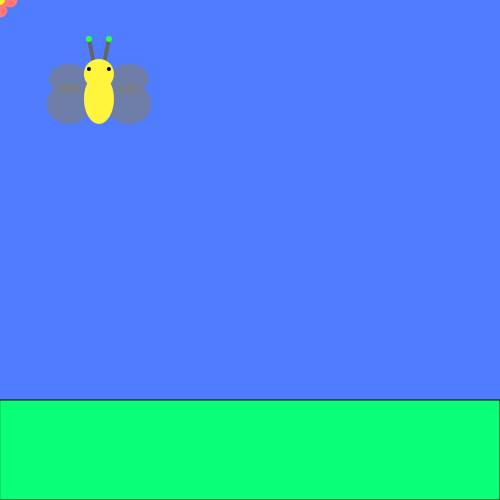
Frame 1 (no input)
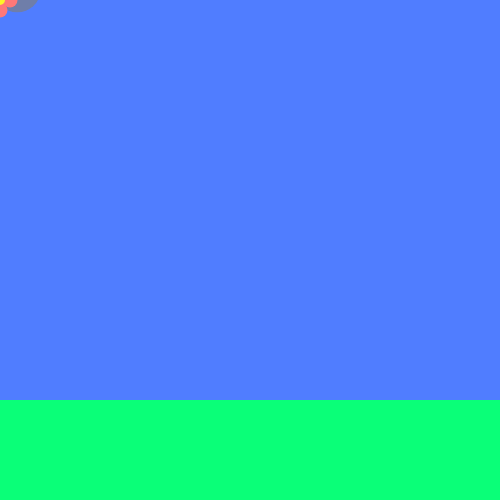
Frame 60 (no input)
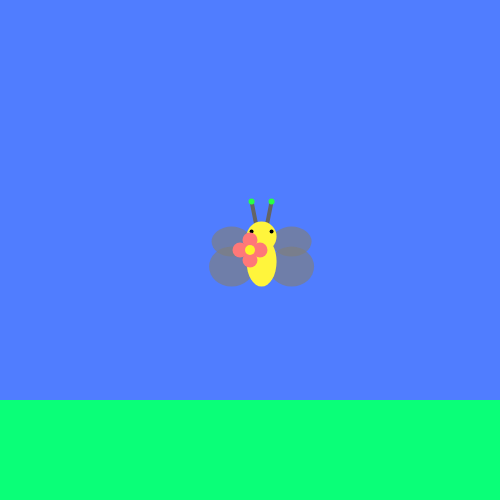
Frame 120 (the mouse pressed at the canvas centre since frame 60)

The p5.js sketch that drew these frames (run headless with seeded random() and noise() and a simulated clock; from frame 60 on, the mouse is pressed at the canvas centre):

// p5.js sketch
// ── sketch.js
//Rather than using an old exercise, I decided to create 
//a new character that I could use for this exercise
//a bug that moves towards the mouse from around the screen
//I'm using vectors for position, velocity, and acceleration
//possibly use arrays to store several bugs
//references to seek_00 and Nature of Code ch.1

function setup() {
  createCanvas(500, 500);
  background(80, 125, 255);
  derek = new Bug(100, 100); //this is my bug, derek
}

function draw() {
  background(80, 125, 255);
  fill(10, 255, 120);
  rect(0, 400, width, 100);
  var mouse = createVector(mouseX, mouseY); //vector for mouse position
  //methods of derek
  derek.follow(mouse); //pass mouse parameter, could use any value
  derek.update();
  derek.display();

  //flower graphic where mouse is
  noStroke();
  fill(255, 120, 120);
  ellipse(mouseX, mouseY - 10, 15, 15);
  ellipse(mouseX, mouseY + 10, 15, 15);
  ellipse(mouseX - 10, mouseY, 15, 15);
  ellipse(mouseX + 10, mouseY, 15, 15);
  fill(255, 245, 40);
  ellipse(mouseX, mouseY, 10, 10);
  
  //used to check acceleration values
  //console.log(derek.acceleration.x);
}
// ── Bug.js
//class Bug, character made of simple shapes
function Bug(x, y) {
  //create vectors for position, velocity, and acceleration
  this.position = createVector(x, y); //create a vector from x,y parameters
  this.velocity = createVector(0, 0);
  this.acceleration = createVector(0, 0);
  this.velocity.limit(8);

  //update function for movement, adding accel to velocity and velocity to position
  //velocity limit of 8
  this.update = function() {
    this.velocity.add(this.acceleration);
    this.velocity.limit(8);
    this.position.add(this.velocity);
  }

  //method so that the bug follows the mouse
  this.follow = function(dest1) {
    //destination is the difference between the desired point and the current position
    //the direction and value of acceleration comes from this vector
    var destination = p5.Vector.sub(dest1, this.position);
    
    //I normalized this vector, which keeps direction, and multiplied it by
    //another value to increase it
    //normalizing it creates a kind of "hover" effect around the mouse, rather than jerking movements
    destination.normalize(); //make acceleration = 1
    destination.mult(1.5); //makes the accelerate bug a little faster
    
    this.acceleration = destination;
  }

  //butterfly-shaped bug
  this.display = function() { //display function
      //I tried to rotate the bug depending on the direction of the velocity, but I couldn't make it work

      /*push();
      translate(this.position.x, this.position.y); //translate to bug position for rotation
      rotate(this.velocity.heading() + radians(90));
      */

      //antenna
      strokeWeight(4);
      stroke(100);
      line(this.position.x - 5, this.position.y - 35, this.position.x - 10, this.position.y - 60);
      line(this.position.x + 5, this.position.y - 35, this.position.x + 10, this.position.y - 60);
      fill(40, 255, 70);
      noStroke();
      ellipse(this.position.x - 10, this.position.y - 60, 6, 6);
      ellipse(this.position.x + 10, this.position.y - 60, 6, 6);


      noStroke();
      //wings
      fill(127, 170);
      ellipse(this.position.x - 30, this.position.y - 20, 40, 30);
      ellipse(this.position.x + 30, this.position.y - 20, 40, 30);
      ellipse(this.position.x - 30, this.position.y + 5, 45, 40);
      ellipse(this.position.x + 30, this.position.y + 5, 45, 40);

      //body
      fill(255, 245, 60);
      ellipse(this.position.x, this.position.y, 30, 50);
      ellipse(this.position.x, this.position.y - 25, 30, 30);

      strokeWeight(4);
      stroke(0);
      point(this.position.x - 10, this.position.y - 30);
      point(this.position.x + 10, this.position.y - 30);
      //pop();

    } //display
}
